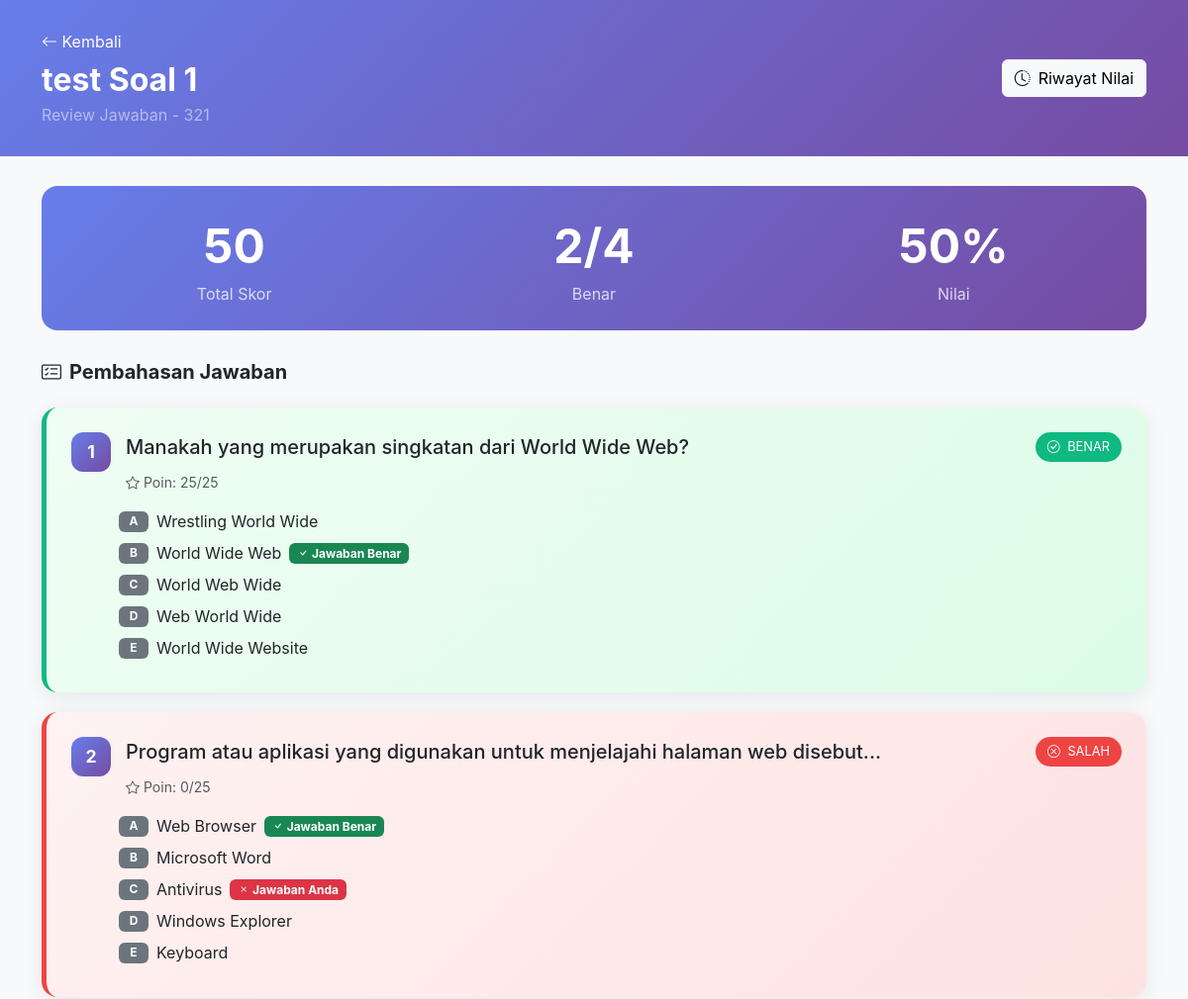
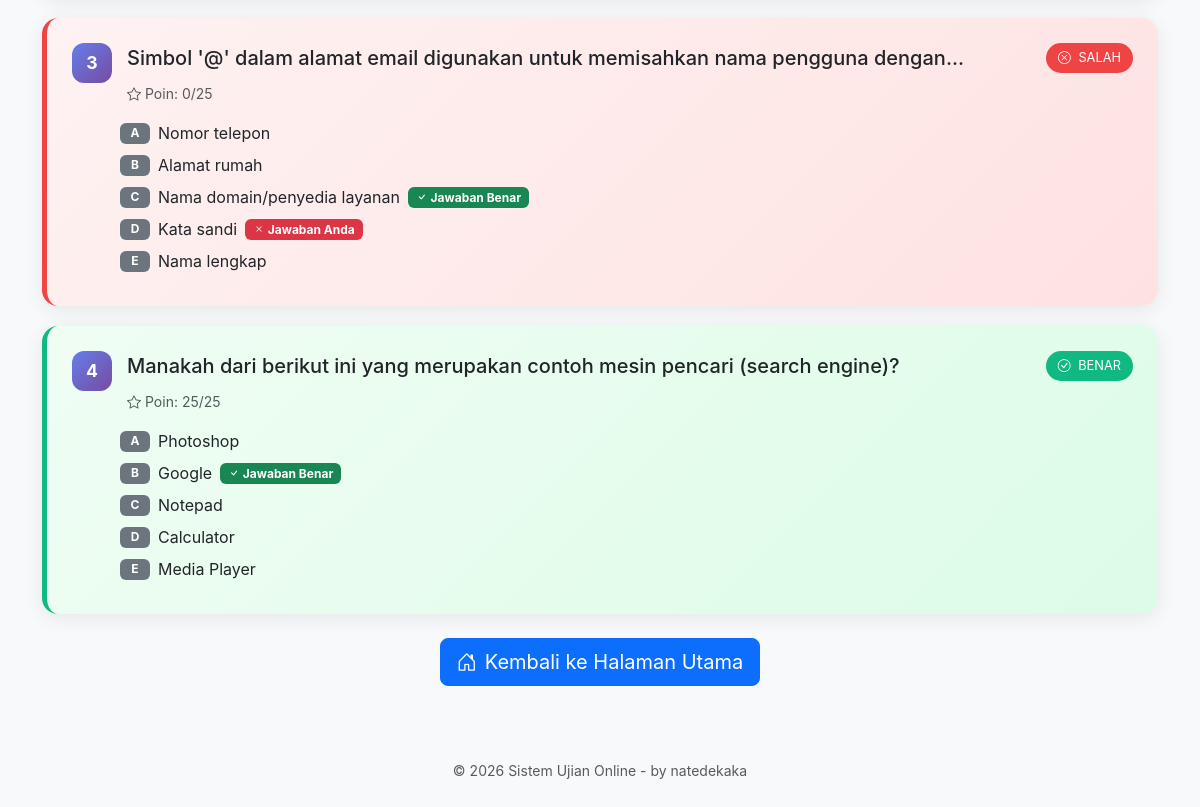
The app's page /review.php?nis=123&id_ujian=16 with its own data (2 pictures, top to bottom).
### tables this page shows
CREATE TABLE `ujian` (
  `id` int NOT NULL AUTO_INCREMENT,
  `judul_ujian` varchar(255) NOT NULL,
  `deskripsi` text,
  `status` enum('aktif','nonaktif') DEFAULT 'nonaktif',
  `tgl_dibuat` datetime DEFAULT CURRENT_TIMESTAMP,
  `updated_at` timestamp NULL DEFAULT CURRENT_TIMESTAMP ON UPDATE CURRENT_TIMESTAMP,
  `kode_ujian` varchar(20) DEFAULT NULL,
  `allow_ip` text,
  `enable_browser_lock` enum('ya','tidak') DEFAULT 'tidak',
  `max_violations` int DEFAULT '10',
  `enable_device_check` enum('ya','tidak') DEFAULT 'tidak',
  `waktu_tersedia` int DEFAULT '0',
  `acak_soal` enum('ya','tidak') DEFAULT 'tidak',
  `acak_opsi` enum('ya','tidak') DEFAULT 'tidak',
  `tampilkan_review` enum('ya','tidak') DEFAULT 'tidak',
  `tampilkan_skor` enum('ya','tidak') DEFAULT 'ya',
  PRIMARY KEY (`id`),
  KEY `idx_ujian_status` (`status`,`tgl_dibuat` DESC)
);

CREATE TABLE `hasil_ujian` (
  `id` int NOT NULL AUTO_INCREMENT,
  `id_ujian` int NOT NULL,
  `nis` varchar(50) NOT NULL,
  `nama` varchar(100) NOT NULL,
  `kelas` varchar(50) NOT NULL,
  `total_skor` int DEFAULT '0',
  `skor_awal` int DEFAULT NULL,
  `waktu_submit` datetime DEFAULT CURRENT_TIMESTAMP,
  `detail_jawaban` text,
  `device_fingerprint` varchar(64) DEFAULT NULL,
  `ip_address` varchar(45) DEFAULT NULL,
  `total_violations` int DEFAULT '0',
  `submitted_at` datetime DEFAULT NULL,
  PRIMARY KEY (`id`),
  KEY `id_ujian` (`id_ujian`),
  KEY `idx_ujian_nis` (`id_ujian`,`nis`),
  CONSTRAINT `hasil_ujian_ibfk_1` FOREIGN KEY (`id_ujian`) REFERENCES `ujian` (`id`) ON DELETE CASCADE
);

CREATE TABLE `soal` (
  `id` int NOT NULL AUTO_INCREMENT,
  `id_ujian` int NOT NULL,
  `pertanyaan` text NOT NULL,
  `gambar_pertanyaan` varchar(255) DEFAULT NULL,
  `opsi_a` varchar(255) NOT NULL,
  `gambar_a` varchar(255) DEFAULT NULL,
  `opsi_b` varchar(255) NOT NULL,
  `gambar_b` varchar(255) DEFAULT NULL,
  `opsi_c` varchar(255) NOT NULL,
  `gambar_c` varchar(255) DEFAULT NULL,
  `opsi_d` varchar(255) NOT NULL,
  `gambar_d` varchar(255) DEFAULT NULL,
  `opsi_e` varchar(255) NOT NULL,
  `gambar_e` varchar(255) DEFAULT NULL,
  `kunci_jawaban` enum('a','b','c','d','e') NOT NULL,
  `poin` int DEFAULT '10',
  `kategori` varchar(100) DEFAULT NULL,
  `timer_soal` int DEFAULT '0',
  `updated_at` timestamp NULL DEFAULT CURRENT_TIMESTAMP ON UPDATE CURRENT_TIMESTAMP,
  PRIMARY KEY (`id`),
  KEY `id_ujian` (`id_ujian`),
  CONSTRAINT `soal_ibfk_1` FOREIGN KEY (`id_ujian`) REFERENCES `ujian` (`id`) ON DELETE CASCADE
);

### review.php (the view, shortened to what this page needs)
<?php
require_once 'config/init_sekolah.php';
$nis = trim($_GET['nis']);
$id_ujian = (int)$_GET['id_ujian'];
$stmt = $conn->prepare("SELECT * FROM ujian WHERE id = ?");
$stmt->bind_param("i", $id_ujian);
$stmt->execute();
$result = $stmt->get_result();
$ujian = $result->fetch_assoc();
$stmt = $conn->prepare("SELECT * FROM hasil_ujian WHERE nis = ? AND id_ujian = ? ORDER BY waktu_submit DESC LIMIT 1");
$stmt->bind_param("si", $nis, $id_ujian);
$stmt->execute();
$result = $stmt->get_result();
$hasil = $result->fetch_assoc();
$detail_jawaban = json_decode($hasil['detail_jawaban'], true);
$stmt = $conn->prepare("SELECT id, opsi_a, opsi_b, opsi_c, opsi_d, opsi_e FROM soal WHERE id_ujian = ?");
$stmt->bind_param("i", $id_ujian);
$stmt->execute();
$result = $stmt->get_result();
$total_benar = 0;
foreach ($detail_jawaban as $jw) {
    if ($jw['is_correct']) {
        $total_benar++;
    }
}
?>
<!DOCTYPE html>
<html lang="id">
<head>
    <link href="vendor/bootstrap/bootstrap.min.css" rel="stylesheet">
    <link rel="stylesheet" href="vendor/bootstrap-icons/bootstrap-icons.min.css">
</head>
<body>
    <div class="review-header">
        <div class="container">
            <div class="row align-items-center">
                <div class="col-md-8">
                    <a href="index.php" class="text-white text-decoration-none mb-2 d-inline-block">
                        <i class="bi bi-arrow-left"></i> Kembali
                    </a>
                    <h2 class="text-white fw-bold mb-1"><?= htmlspecialchars($ujian['judul_ujian']) ?></h2>
                    <p class="text-white-50 mb-0">Review Jawaban - <?= htmlspecialchars($hasil['nama']) ?></p>
                </div>
                <div class="col-md-4 text-md-end">
                    <a href="riwayat.php?nis=<?= urlencode($nis) ?>" class="btn btn-light">
                        <i class="bi bi-clock-history me-2"></i>Riwayat Nilai
                    </a>
                </div>
            </div>
        </div>
    </div>
    <div class="container pb-5">
        <div class="skor-summary">
            <div class="row">
                <div class="col-4">
                    <div class="skor-number"><?= $hasil['total_skor'] ?></div>
                    <div class="opacity-75">Total Skor</div>
                </div>
                <div class="col-4">
                    <div class="skor-number"><?= $total_benar ?>/<?= count($detail_jawaban) ?></div>
                    <div class="opacity-75">Benar</div>
                </div>
                <div class="col-4">
                    <div class="skor-number"><?= round(($total_benar / count($detail_jawaban)) * 100) ?>%</div>
                    <div class="opacity-75">Nilai</div>
                </div>
            </div>
        </div>
        <h5 class="fw-bold mb-4">
            <i class="bi bi-card-checklist me-2"></i>Pembahasan Jawaban
        </h5>
        <?php $no = 1; foreach ($detail_jawaban as $jw): ?>
        <div class="review-card <?= $jw['is_correct'] ? 'benar' : 'salah' ?>">
            <div class="d-flex align-items-start mb-3">
                <span class="soal-number"><?= $no ?></span>
                <div class="flex-grow-1">
                    <div class="d-flex justify-content-between align-items-start">
                        <p class="mb-2 fw-medium fs-5"><?= nl2br(htmlspecialchars($jw['pertanyaan'])) ?></p>
                        <span class="<?= $jw['is_correct'] ? 'badge-benar' : 'badge-salah' ?>">
                            <i class="bi bi-<?= $jw['is_correct'] ? 'check-circle' : 'x-circle' ?> me-1"></i>
                            <?= $jw['is_correct'] ? 'BENAR' : 'SALAH' ?>
                        </span>
                    </div>
                    <small class="text-muted">
                        <i class="bi bi-star me-1"></i>Poin: <?= $jw['poin_diperoleh'] ?>/<?= $jw['poin'] ?>
                    </small>
                </div>
            </div>
            <div class="ms-5">
                <?php
                $options = [
                    'a' => $jw['opsi_a'] ?? '',
                    'b' => $jw['opsi_b'] ?? '',
                    'c' => $jw['opsi_c'] ?? '',
                    'd' => $jw['opsi_d'] ?? '',
                    'e' => $jw['opsi_e'] ?? ''
                ];
                foreach ($options as $key => $opt):
                    $is_jawaban_siswa = ($jw['jawaban_siswa'] === $key);
                    $is_kunci = ($jw['kunci_jawaban'] === $key);
                ?>
                <div class="d-flex align-items-center mb-2">
                    <span class="badge bg-secondary me-2" style="width: 30px;"><?= strtoupper($key) ?></span>
                    <span><?= htmlspecialchars($opt) ?></span>
                    <?php if ($is_kunci): ?>
                        <span class="badge bg-success ms-2"><i class="bi bi-check"></i> Jawaban Benar</span>
                    <?php elseif ($is_jawaban_siswa): ?>
                        <span class="badge bg-danger ms-2"><i class="bi bi-x"></i> Jawaban Anda</span>
                    <?php endif; ?>
                </div>
                <?php endforeach; ?>
            </div>
        </div>
        <?php $no++; endforeach; ?>
        <div class="text-center mt-4">
            <a href="index.php" class="btn btn-primary btn-lg">
                <i class="bi bi-house-door me-2"></i>Kembali ke Halaman Utama
            </a>
        </div>
        <footer class="text-center text-muted py-4 mt-5">
            <small>&copy; <?= date('Y') ?> Sistem Ujian Online - by natedekaka</small>
        </footer>
    </div>
</body>
</html>

### records on screen
ujian: judul_ujian "test Soal 1"
hasil_ujian: nama "321", total_skor "50", detail_jawaban "4", ($total_benar/count($detail_jawaban))*100 "50"
soal: pertanyaan "Manakah yang merupakan singkatan dari World Wide Web?", shows "BENAR", poin_diperoleh "25", poin "25", key "A", opsi_a "Wrestling World Wide", key "B", opsi_b "World Wide Web", key "C", opsi_c "World Web Wide", key "D", opsi_d "Web World Wide", key "E", opsi_e "World Wide Website"
soal: pertanyaan "Program atau aplikasi yang digunakan untuk menjelajahi halaman web disebut...", shows "SALAH", poin_diperoleh "0", poin "25", key "A", opsi_a "Web Browser", key "B", opsi_b "Microsoft Word", key "C", opsi_c "Antivirus", key "D", opsi_d "Windows Explorer", key "E", opsi_e "Keyboard"
soal: pertanyaan "Simbol '@' dalam alamat email digunakan untuk memisahkan nama pengguna dengan...", shows "SALAH", poin_diperoleh "0", poin "25", key "A", opsi_a "Nomor telepon", key "B", opsi_b "Alamat rumah", key "C", opsi_c "Nama domain/penyedia layanan", key "D", opsi_d "Kata sandi", key "E", opsi_e "Nama lengkap"
soal: pertanyaan "Manakah dari berikut ini yang merupakan contoh mesin pencari (search engine)?", shows "BENAR", poin_diperoleh "25", poin "25", key "A", opsi_a "Photoshop", key "B", opsi_b "Google", key "C", opsi_c "Notepad", key "D", opsi_d "Calculator", key "E", opsi_e "Media Player"

### other values on screen
$total_benar "2"
